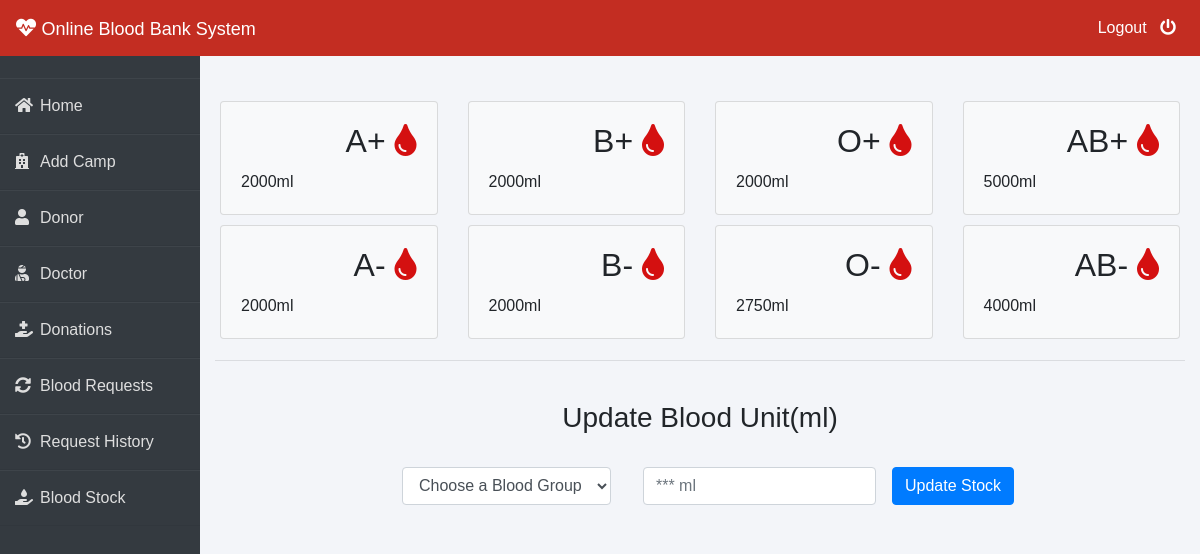
The page /admin-blood (signed in) on the database as committed earlier.
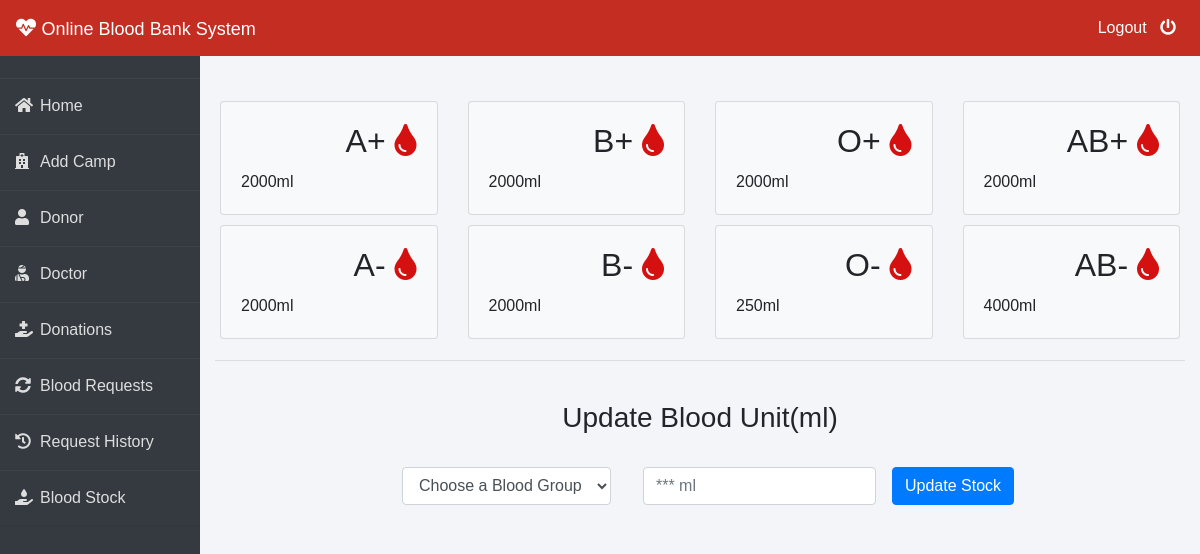
The same page on the database as committed later.
### blood/models.py (models this page shows, shortened)
class Stock(models.Model):
    bloodgroup = models.CharField(max_length=10)
    unit = models.PositiveIntegerField(default=0)

### blood/views.py (the view, shortened to what this page needs)
# urls.py: path('admin-blood', views.admin_blood_view,name='admin-blood'),
@login_required(login_url='adminlogin')
def admin_blood_view(request):
    dict = {
        'bloodForm': forms.BloodForm(),
        'A1': models.Stock.objects.get(bloodgroup="A+"),
        'A2': models.Stock.objects.get(bloodgroup="A-"),
        'B1': models.Stock.objects.get(bloodgroup="B+"),
        'B2': models.Stock.objects.get(bloodgroup="B-"),
        'AB1': models.Stock.objects.get(bloodgroup="AB+"),
        'AB2': models.Stock.objects.get(bloodgroup="AB-"),
        'O1': models.Stock.objects.get(bloodgroup="O+"),
        'O2': models.Stock.objects.get(bloodgroup="O-"),
    }
    return render(request, 'blood/admin_blood.html', context=dict)

### blood/forms.py
class BloodForm(forms.ModelForm):
    class Meta:
        model=models.Stock
        fields=['bloodgroup','unit']

### templates/blood/admin_blood.html (shortened to what this page needs)
{% extends 'blood/adminbase.html' %}
{% block content %}
{% load widget_tweaks %}
<br><br>
<div class="container">
    <div class="row">
      <div class="col-sm-3">
        <div class="card bg-light">
          <div class="card-body">
              <div class="blood">
                  <h2>A+ <i class="fas fa-tint"></i></h2>
              </div><br><br>
              <div>
                  {{A1.unit}}ml
              </div>
          </div>
        </div>
      </div>
      <div class="col-sm-3">
          <div class="card bg-light">
              <div class="card-body">
                  <div class="blood">
                      <h2>B+ <i class="fas fa-tint"></i></h2>
                  </div><br><br>
                  <div>
                    {{B1.unit}}ml
                  </div>
              </div>
            </div>
      </div>
      <div class="col-sm-3">
          <div class="card bg-light">
              <div class="card-body">
                  <div class="blood">
                      <h2>O+ <i class="fas fa-tint"></i></h2>
                  </div><br><br>
                  <div>
                    {{O1.unit}}ml
                  </div>
              </div>
            </div>
        </div>
        <div class="col-sm-3">
          <div class="card bg-light">
              <div class="card-body">
                  <div class="blood">
                      <h2>AB+ <i class="fas fa-tint"></i></h2>
                  </div><br><br>
                  <div>
                    {{AB1.unit}}ml
                  </div>
              </div>
            </div>
        </div>
    </div>
    <div class="row">
      <div class="col-sm-3">
        <div class="card bg-light">
          <div class="card-body">
              <div class="blood">
                  <h2>A- <i class="fas fa-tint"></i></h2>
              </div><br><br>
              <div>
                {{A2.unit}}ml
              </div>
          </div>
        </div>
      </div>
      <div class="col-sm-3">
          <div class="card bg-light">
              <div class="card-body">
                  <div class="blood">
                      <h2>B- <i class="fas fa-tint"></i></h2>
                  </div><br><br>
                  <div>
                    {{B2.unit}}ml
                  </div>
              </div>
            </div>
      </div>
      <div class="col-sm-3">
          <div class="card bg-light">
              <div class="card-body">
                  <div class="blood">
                      <h2>O- <i class="fas fa-tint"></i></h2>
                  </div><br><br>
                  <div>
                    {{O2.unit}}ml
                  </div>
              </div>
            </div>
        </div>
        <div class="col-sm-3">
          <div class="card bg-light">
              <div class="card-body">
                  <div class="blood">
                      <h2>AB- <i class="fas fa-tint"></i></h2>
                  </div><br><br>
                  <div>
                    {{AB2.unit}}ml
                  </div>
              </div>
            </div>
        </div>
    </div>
<hr>
<br>
<h3 class="text-center">Update Blood Unit(ml)</h3><br>
<div class="xyz">
    <form class="form-inline" method="POST">
        <div class="form-group mx-sm-3 mb-6">
            <select name="bloodgroup" class="form-control">
                <option disabled="disabled" selected="selected">Choose a Blood Group</option>
            </select>
          </div>
        <div class="form-group mx-sm-3 mb-6">
          <input type="number" class="form-control" name="unit" placeholder="*** ml">
        </div>
        <button type="submit" class="btn btn-primary">Update Stock</button>
      </form>
</div>
</div>
{% endblock content %}

Rows that differ between the two databases and show on the page:
changed Stock (number 4 of 8 on the later page): unit "5000" → "2000"
changed Stock (number 7 of 8 on the later page): unit "2750" → "250"
